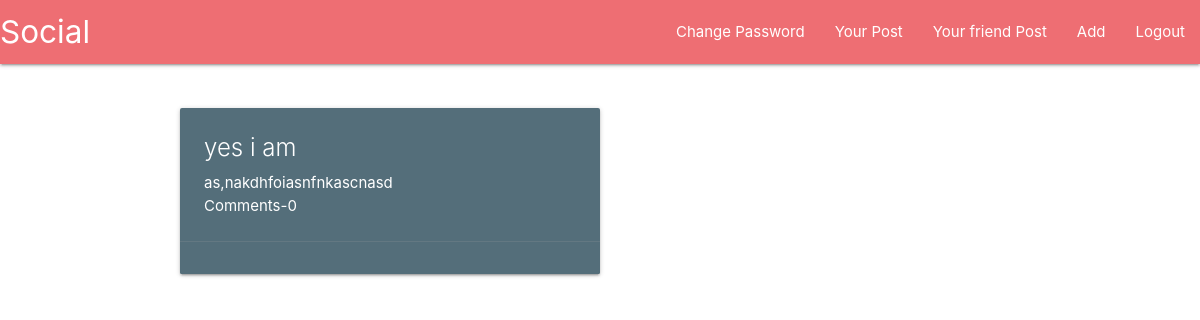
/friend/ (signed in), run on an earlier commit of the app's database.
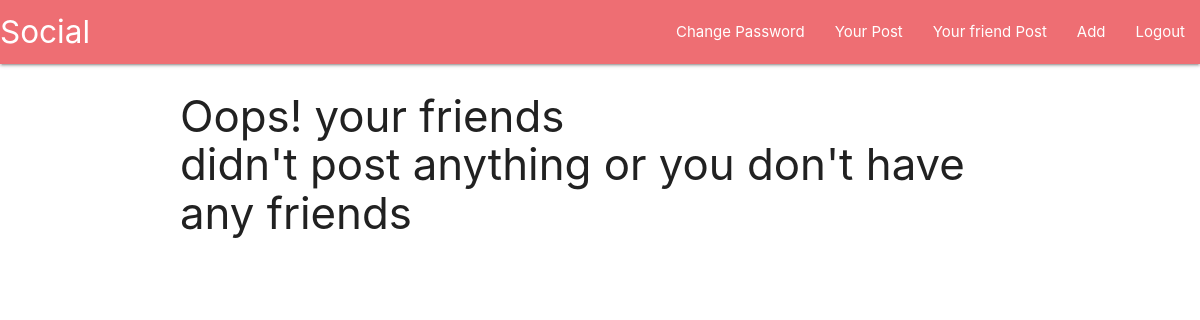
And on a later commit of the database.
### reminderlist/models.py (models this page shows)
class Post(models.Model):
    user = models.ForeignKey(User,on_delete=models.CASCADE,default=1,related_name='user')
    title = models.CharField(max_length=1024)
    description = models.TextField()
    likes = models.ManyToManyField(User,related_name='post_like')
    def __str__(self):
        return self.title

### reminderlist/views.py (the view)
# urls.py: path('friend/',views.friend_post,name='friend_post'),
@login_required(login_url='/auth/login')
def friend_post(request):
    a=request.user
    friendIds = [ friend.friend2.id for friend in  models.Friend.objects.filter(friend1 = request.user) ]
    friendIds = friendIds + [ friend.friend1.id for friend in  models.Friend.objects.filter(friend2 = request.user) ]
    a=models.Post.objects.filter(user__in = friendIds)
    if len(a)>0:
        context = {
            "a":a,
        }
    else:
        b = "Oops! your friends didn't post anything or you don't have any friends"
        context = {
            "a":a,
            "b":b
        }
    return render(request,'social/friend_post.html',context)

### templates/social/friend_post.html
{% extends 'base.html' %}
{% block content %}
<div class="row">
    <h3>{{b}}</h3>
    <div class="col s12 m6">
        <ul>
            {% for item in a %}
                <div class="card blue-grey darken-1 row">
                    <div class="card-content white-text">
                        <div class="card-title"><li>{{item}}</li></div>
                        <p>{{ item.description }}</p>
                        <p>Comments-{{item.comment_set.count}}</p>
                        </div>
                        <div class="card-action">
                    </div>
                </div>
            {% endfor %}
        </ul>
    </div>
  </div>
{% endblock %}

What changed in the data, as far as the page shows it:
removed Post: title "yes i am", description "as,nakdhfoiasnfnkascnasd", comment_set.count "0"
Also different on the page:
{{ b }}: (not shown) → "Oops! your friends didn't post anything or you don't have any friends"
